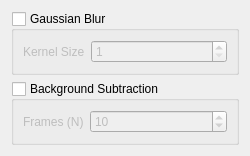
<?xml version="1.0" encoding="UTF-8"?>
<ui version="4.0">
 <class>ImageProcessingSettings</class>
 <widget class="QWidget" name="ImageProcessingSettings">
  <property name="geometry">
   <rect>
    <x>0</x>
    <y>0</y>
    <width>250</width>
    <height>150</height>
   </rect>
  </property>
  <property name="windowTitle">
   <string>Image Processing</string>
  </property>
  <layout class="QVBoxLayout" name="verticalLayout">
   <item>
    <widget class="QGroupBox" name="groupBox">
     <property name="title">
      <string>Gaussian Blur</string>
     </property>
     <property name="checkable">
      <bool>true</bool>
     </property>
     <property name="checked">
      <bool>false</bool>
     </property>
     <layout class="QFormLayout" name="formLayout">
      <item row="0" column="0">
       <widget class="QLabel" name="label">
        <property name="text">
         <string>Kernel Size</string>
        </property>
       </widget>
      </item>
      <item row="0" column="1">
       <widget class="QSpinBox" name="blur_kernel_size_spinBox">
        <property name="minimum">
         <number>1</number>
        </property>
        <property name="maximum">
         <number>99</number>
        </property>
        <property name="singleStep">
         <number>2</number>
        </property>
       </widget>
      </item>
     </layout>
    </widget>
   </item>
   <item>
    <widget class="QGroupBox" name="groupBox_2">
     <property name="title">
      <string>Background Subtraction</string>
     </property>
     <property name="checkable">
      <bool>true</bool>
     </property>
     <property name="checked">
      <bool>false</bool>
     </property>
     <layout class="QFormLayout" name="formLayout_2">
      <item row="0" column="0">
       <widget class="QLabel" name="label_2">
        <property name="text">
         <string>Frames (N)</string>
        </property>
       </widget>
      </item>
      <item row="0" column="1">
       <widget class="QSpinBox" name="n_frames_spinBox">
        <property name="minimum">
         <number>2</number>
        </property>
        <property name="maximum">
         <number>100</number>
        </property>
        <property name="value">
         <number>10</number>
        </property>
       </widget>
      </item>
     </layout>
    </widget>
   </item>
   <item>
    <spacer name="verticalSpacer">
     <property name="orientation">
      <enum>Qt::Vertical</enum>
     </property>
     <property name="sizeHint" stdset="0">
      <size>
       <width>20</width>
       <height>40</height>
      </size>
     </property>
    </spacer>
   </item>
  </layout>
 </widget>
 <resources/>
 <connections/>
</ui> 
